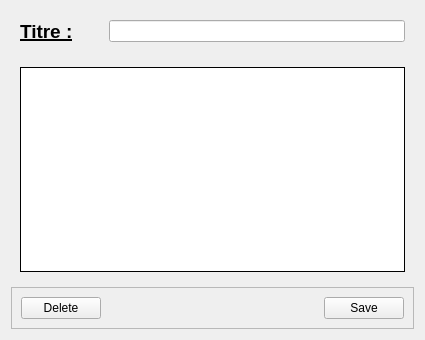
<?xml version="1.0" encoding="UTF-8"?>
<ui version="4.0">
 <class>Article_modif</class>
 <widget class="QWidget" name="Article_modif">
  <property name="geometry">
   <rect>
    <x>0</x>
    <y>0</y>
    <width>425</width>
    <height>340</height>
   </rect>
  </property>
  <property name="windowTitle">
   <string>Form</string>
  </property>
  <layout class="QVBoxLayout" name="verticalLayout">
   <item>
    <widget class="QFrame" name="frame">
     <property name="sizePolicy">
      <sizepolicy hsizetype="Preferred" vsizetype="Minimum">
       <horstretch>0</horstretch>
       <verstretch>0</verstretch>
      </sizepolicy>
     </property>
     <property name="frameShape">
      <enum>QFrame::NoFrame</enum>
     </property>
     <property name="frameShadow">
      <enum>QFrame::Plain</enum>
     </property>
     <layout class="QHBoxLayout" name="horizontalLayout">
      <item>
       <widget class="QLabel" name="title_label">
        <property name="font">
         <font>
          <pointsize>14</pointsize>
          <weight>75</weight>
          <bold>true</bold>
          <underline>true</underline>
         </font>
        </property>
        <property name="text">
         <string>Titre :</string>
        </property>
       </widget>
      </item>
      <item>
       <spacer name="horizontalSpacer_2">
        <property name="orientation">
         <enum>Qt::Horizontal</enum>
        </property>
        <property name="sizeType">
         <enum>QSizePolicy::Preferred</enum>
        </property>
        <property name="sizeHint" stdset="0">
         <size>
          <width>30</width>
          <height>20</height>
         </size>
        </property>
       </spacer>
      </item>
      <item>
       <widget class="QLineEdit" name="title_note"/>
      </item>
     </layout>
    </widget>
   </item>
   <item>
    <widget class="QFrame" name="frame_2">
     <property name="sizePolicy">
      <sizepolicy hsizetype="Preferred" vsizetype="MinimumExpanding">
       <horstretch>0</horstretch>
       <verstretch>0</verstretch>
      </sizepolicy>
     </property>
     <property name="frameShape">
      <enum>QFrame::NoFrame</enum>
     </property>
     <property name="frameShadow">
      <enum>QFrame::Raised</enum>
     </property>
     <layout class="QVBoxLayout" name="verticalLayout_2">
      <item>
       <widget class="QTextEdit" name="text_note">
        <property name="font">
         <font>
          <family>Cantarell</family>
         </font>
        </property>
        <property name="frameShape">
         <enum>QFrame::Box</enum>
        </property>
        <property name="frameShadow">
         <enum>QFrame::Plain</enum>
        </property>
        <property name="acceptRichText">
         <bool>false</bool>
        </property>
       </widget>
      </item>
     </layout>
    </widget>
   </item>
   <item>
    <widget class="QFrame" name="frame_3">
     <property name="frameShape">
      <enum>QFrame::StyledPanel</enum>
     </property>
     <property name="frameShadow">
      <enum>QFrame::Raised</enum>
     </property>
     <layout class="QHBoxLayout" name="horizontalLayout_2">
      <item>
       <widget class="QPushButton" name="delete_button">
        <property name="text">
         <string>Delete</string>
        </property>
       </widget>
      </item>
      <item>
       <spacer name="horizontalSpacer">
        <property name="orientation">
         <enum>Qt::Horizontal</enum>
        </property>
        <property name="sizeHint" stdset="0">
         <size>
          <width>40</width>
          <height>20</height>
         </size>
        </property>
       </spacer>
      </item>
      <item>
       <widget class="QPushButton" name="save_button">
        <property name="text">
         <string>Save</string>
        </property>
       </widget>
      </item>
     </layout>
    </widget>
   </item>
  </layout>
 </widget>
 <resources/>
 <connections/>
</ui>
